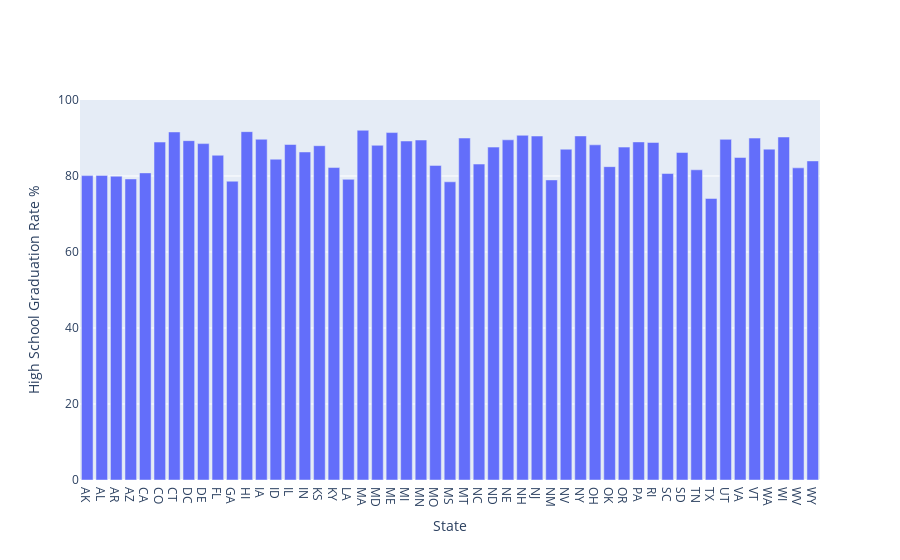

This figure's notebook cell:
### Code cell
fig = go.Figure()
fig.add_trace(go.Bar(x=avg_grad_rate['Geographic Area'], 
                     y=avg_grad_rate.Avg_HS_Rate,
                     hovertemplate="<br>State=%{x}<br>HS Grad Rate=%{y}%<extra></extra>"))
fig.update_layout(legend_title_text = "Poverty Rate in each US State")
fig.update_xaxes(title_text="State")
fig.update_yaxes(title_text="High School Graduation Rate %", range=[0, 100]
)
fig.show()

### Figure 1 — Plotly figure (JSON) as saved in the notebook; plotly's stock layout.template omitted (floating-point values rounded to 4 significant figures)
{"data": [{"hovertemplate": "<br>State=%{x}<br>HS Grad Rate=%{y}%<extra></extra>", "type": "bar", "x": ["AK", "AL", "AR", "AZ", "CA", "CO", "CT", "DC", "DE", "FL", "GA", "HI", "IA", "ID", "IL", "IN", "KS", "KY", "LA", "MA", "MD", "ME", "MI", "MN", "MO", "MS", "MT", "NC", "ND", "NE", "NH", "NJ", "NM", "NV", "NY", "OH", "OK", "OR", "PA", "RI", "SC", "SD", "TN", "TX", "UT", "VA", "VT", "WA", "WI", "WV", "WY"], "y": [80.1, 80.16, 79.95, 79.22, 80.82, 88.93, 91.59, 89.3, 88.52, 85.46, 78.63, 91.67, 89.67, 84.42, 88.29, 86.32, 87.97, 82.22, 79.12, 92.03, 88.08, 91.43, 89.21, 89.47, 82.79, 78.47, 89.99, 83.14, 87.6, 89.52, 90.71, 90.52, 78.97, 87.05, 90.54, 88.2, 82.46, 87.6, 88.97, 88.82, 80.65, 86.18, 81.63, 74.09, 89.64, 84.88, 89.98, 87.07, 90.26, 82.14, 83.97]}], "layout": {"legend": {"title": {"text": "Poverty Rate in each US State"}}, "xaxis": {"title": {"text": "State"}}, "yaxis": {"range": [0, 100], "title": {"text": "High School Graduation Rate %"}}}}
